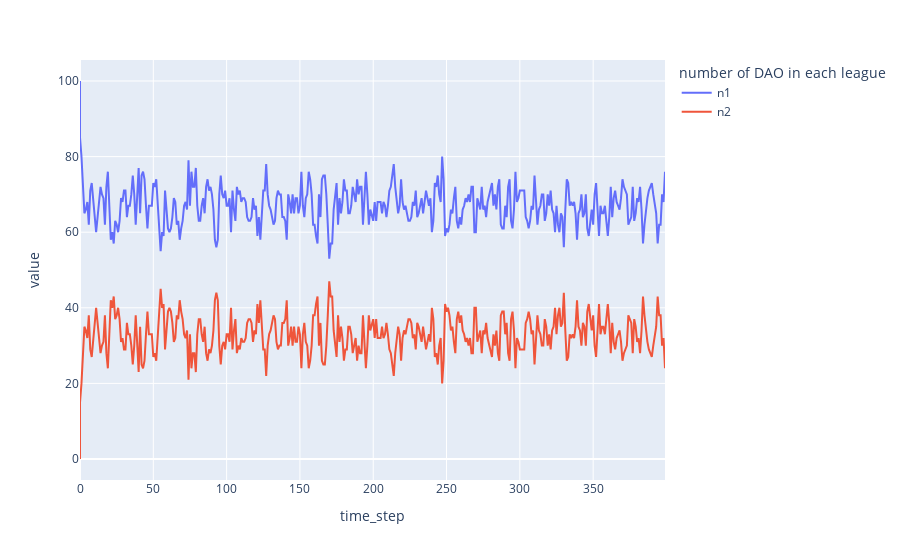

Here is the notebook cell this chart was saved with:
### Code cell
px.line(simudata,x='time_step',y=['n1','n2'],labels={'variable':'number of DAO in each league'})

### Figure 1 — Plotly figure (JSON) as saved in the notebook; plotly's stock layout.template omitted (floating-point values rounded to 4 significant figures; data arrays with more than 128 entries replaced by an {"elided": "..."} marker saying what was removed)
{"data": [{"hovertemplate": "number of DAO in each league=n1<br>time_step=%{x}<br>value=%{y}<extra></extra>", "legendgroup": "n1", "line": {"color": "#636efa", "dash": "solid"}, "mode": "lines", "name": "n1", "orientation": "v", "showlegend": true, "type": "scatter", "x": {"elided": "401 int values"}, "xaxis": "x", "y": {"elided": "401 int values"}, "yaxis": "y"}, {"hovertemplate": "number of DAO in each league=n2<br>time_step=%{x}<br>value=%{y}<extra></extra>", "legendgroup": "n2", "line": {"color": "#EF553B", "dash": "solid"}, "mode": "lines", "name": "n2", "orientation": "v", "showlegend": true, "type": "scatter", "x": {"elided": "401 int values"}, "xaxis": "x", "y": {"elided": "401 int values"}, "yaxis": "y"}], "layout": {"legend": {"title": {"text": "number of DAO in each league"}, "tracegroupgap": 0}, "margin": {"t": 60}, "xaxis": {"anchor": "y", "domain": [0, 1], "title": {"text": "time_step"}}, "yaxis": {"anchor": "x", "domain": [0, 1], "title": {"text": "value"}}}}
